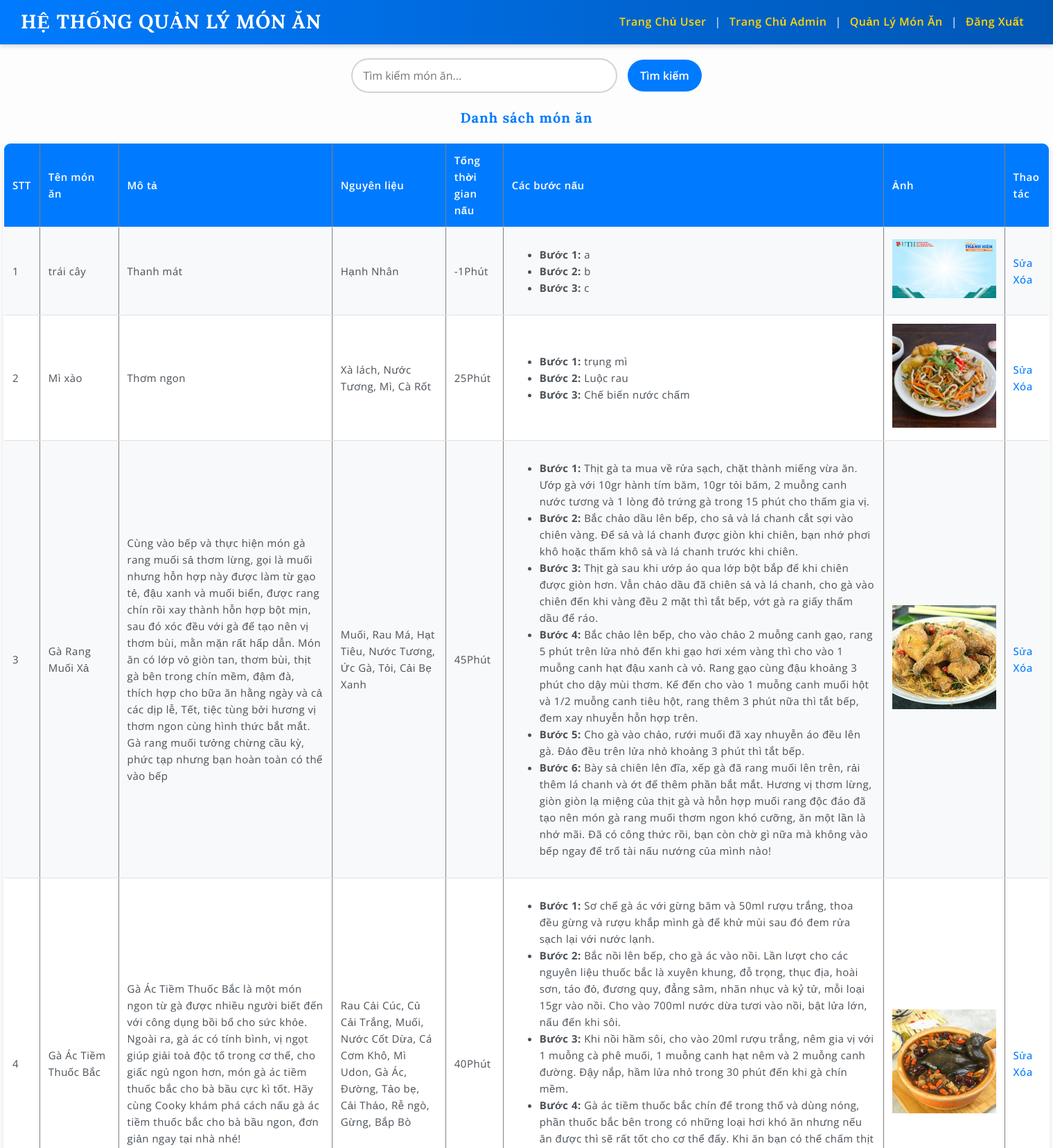
Page /admin/indexadmin.php (signed in, upper part) on the committed database.
### tables this page shows
CREATE TABLE `congthuc` (
  `MaCongThuc` int(11) NOT NULL,
  `TenCongThuc` varchar(100) DEFAULT NULL,
  `MoTa` varchar(1000) DEFAULT NULL,
  `ThoiGianChuanBi` int(11) DEFAULT NULL,
  `TongThoiGianNau` int(11) DEFAULT NULL,
  `PhucVu` int(11) DEFAULT NULL,
  `MaLoaiMonAn` int(11) DEFAULT NULL,
  `TacGia` varchar(50) DEFAULT NULL,
  `AnhChiTiet` varchar(100) DEFAULT NULL
);

CREATE TABLE `cacbuocnau` (
  `MaBuoc` int(11) NOT NULL,
  `MaCongThuc` int(11) NOT NULL,
  `BuocThucHien` int(11) DEFAULT NULL,
  `HuongDan` text DEFAULT NULL
);

### admin/indexadmin.php (the view, shortened to what this page needs)
<?php
include 'connect_db.php';
$searchQuery = '';
if (isset($_GET['query']) && !empty($_GET['query'])) {
    $searchQuery = $conn->real_escape_string($_GET['query']);
    $sql = "SELECT c.MaCongThuc, c.TenCongThuc, c.MoTa, c.TongThoiGianNau, c.AnhChiTiet,
            GROUP_CONCAT(n.TenNguyenLieu SEPARATOR ', ') AS NguyenLieu
            FROM congthuc c
            LEFT JOIN congthuc_nguyenlieu cn ON c.MaCongThuc = cn.MaCongThuc
            LEFT JOIN nguyenlieu n ON cn.MaNguyenLieu = n.MaNguyenLieu
            WHERE c.TenCongThuc REGEXP '$searchQuery'
            GROUP BY c.MaCongThuc
            ORDER BY c.MaCongThuc DESC";
    $result = $conn->query($sql);
    $steps_result = $conn->query("SELECT * FROM cacbuocnau ORDER BY MaCongThuc, BuocThucHien");
    $steps_all = [];
    while ($step = $steps_result->fetch_assoc()) {
        $steps_all[$step['MaCongThuc']][] = $step;
    }
} else {
    $sql = "SELECT c.MaCongThuc, c.TenCongThuc, c.MoTa, c.TongThoiGianNau, c.AnhChiTiet,
            GROUP_CONCAT(n.TenNguyenLieu SEPARATOR ', ') AS NguyenLieu
            FROM congthuc AS c
            LEFT JOIN congthuc_nguyenlieu AS cn ON c.MaCongThuc = cn.MaCongThuc
            LEFT JOIN nguyenlieu AS n ON cn.MaNguyenLieu = n.MaNguyenLieu
            GROUP BY c.MaCongThuc
            ORDER BY c.MaCongThuc DESC";
    $result = $conn->query($sql);
    $steps_result = $conn->query("SELECT * FROM cacbuocnau ORDER BY MaCongThuc, BuocThucHien");
    $steps_all = [];
    while ($step = $steps_result->fetch_assoc()) {
        $steps_all[$step['MaCongThuc']][] = $step;
    }
}
?>
<!DOCTYPE html>
<html lang="vi">
<head>
    <link rel="stylesheet" href="./css/styleindexadmin.css">
</head>
<body>
    <header>
        <h1>Hệ thống quản lý món ăn</h1>
        <nav>
            <a href="../index.php">Trang chủ User</a> |
            <a href="indexadmin.php">Trang chủ Admin</a> |
            <a href="manage.php">Quản lý món ăn</a> |
            <a href="logout.php">Đăng xuất</a>
        </nav>
    </header>
    <form action="indexadmin.php" method="GET">
        <input type="text" name="query" placeholder="Tìm kiếm món ăn..." value="<?php echo htmlspecialchars($searchQuery); ?>">
        <button type="submit">Tìm kiếm</button>
    </form>
    <?php if (!empty($searchQuery)): ?>
        <h3>Kết quả tìm kiếm cho: "<?php echo htmlspecialchars($searchQuery); ?>"</h3>
        <?php if ($result && $result->num_rows > 0): ?>
            <table border="1" cellpadding="5" cellspacing="0">
                <tr>
                    <th>STT</th>
                    <th>Tên món ăn</th>
                    <th>Mô tả</th>
                    <th>Nguyên liệu</th>
                    <th>Tổng thời gian nấu</th>
                    <th>Các bước nấu</th>
                    <th>Ảnh</th>
                    <th>Thao tác</th>
                </tr>
                <?php
                $STT = 1;
                while ($row = $result->fetch_assoc()): ?>
                    <tr>
                        <td><?php echo $STT++; ?></td>
                        <td><?php echo htmlspecialchars($row['TenCongThuc']); ?></td>
                        <td><?php echo htmlspecialchars($row['MoTa']); ?></td>
                        <td><?php echo htmlspecialchars($row['NguyenLieu']); ?></td>
                        <td><?php echo htmlspecialchars($row['TongThoiGianNau']); ?>Phút</td>
                        <td>
                            <?php if (isset($steps_all[$row['MaCongThuc']])): ?>
                                <ul>
                                    <?php foreach ($steps_all[$row['MaCongThuc']] as $step): ?>
                                        <li><strong>Bước <?= $step['BuocThucHien'] ?>:</strong> <?= htmlspecialchars($step['HuongDan']) ?></li>
                                    <?php endforeach; ?>
                                </ul>
                            <?php else: ?>
                                <p>Chưa có bước nấu</p>
                            <?php endif; ?>
                        </td>
                        <td><img src="../main/img/<?php echo htmlspecialchars($row['AnhChiTiet']); ?>" alt="AnhChitTiet" width="150px"></td>
                        <td>
                            <a href="edit.php?id=<?php echo $row['MaCongThuc']; ?>">Sửa</a>
                            <a href="indexadmin.php?id=<?php echo $row['MaCongThuc']; ?>" onclick="return confirm('Bạn có chắc chắn muốn xóa?');">Xóa</a>
                        </td>
                    </tr>
                <?php endwhile; ?>
            </table>
        <?php else: ?>
            <p>Không tìm thấy kết quả nào.</p>
        <?php endif; ?>
    <?php else: ?>
        <h3>Danh sách món ăn</h3>
        <table border="1" cellpadding="5" cellspacing="0">
            <tr>
                <th>STT</th>
                <th>Tên món ăn</th>
                <th>Mô tả</th>
                <th>Nguyên liệu</th>
                <th>Tổng thời gian nấu</th>
                <th>Các bước nấu</th>
                <th>Ảnh</th>
                <th>Thao tác</th>
            </tr>
            <?php if ($result && $result->num_rows > 0): ?>
                <?php
                $STT = 1;
                while ($row = $result->fetch_assoc()): ?>
                    <tr>
                        <td><?php echo $STT++; ?></td>
                        <td><?php echo htmlspecialchars($row['TenCongThuc']); ?></td>
                        <td><?php echo htmlspecialchars($row['MoTa']); ?></td>
                        <td><?php echo htmlspecialchars($row['NguyenLieu']); ?></td>
                        <td><?php echo htmlspecialchars($row['TongThoiGianNau']); ?>Phút</td>
                        <td>
                            <?php if (isset($steps_all[$row['MaCongThuc']])): ?>
                                <ul>
                                    <?php foreach ($steps_all[$row['MaCongThuc']] as $step): ?>
                                        <li><strong>Bước <?= $step['BuocThucHien'] ?>:</strong> <?= htmlspecialchars($step['HuongDan']) ?></li>
                                    <?php endforeach; ?>
                                </ul>
                            <?php else: ?>
                                <p>Chưa có bước nấu</p>
                            <?php endif; ?>
                        </td>
                        <td><img src="../main/img/<?php echo htmlspecialchars($row['AnhChiTiet']); ?>" alt="AnhChitTiet" width="150px"></td>
                        <td>
                            <a href="edit.php?id=<?php echo $row['MaCongThuc']; ?>">Sửa</a>
                            <a href="indexadmin.php?id=<?php echo $row['MaCongThuc']; ?>" onclick="return confirm('Bạn có chắc chắn muốn xóa?');">Xóa</a>
                        </td>
                    </tr>
                <?php endwhile; ?>
            <?php else: ?>
                <tr>
                    <td colspan="5">Không có món ăn nào.</td>
                </tr>
            <?php endif; ?>
        </table>
    <?php endif; ?>
</body>
</html>

### admin/css/styleindexadmin.css (style rules this page uses)
body { font-family: 'Open Sans', Arial, sans-serif; margin: 0; padding: 0; background-color: #fdfdfd; color: #333; line-height: 1.6; letter-spacing: 0.5px; }
header { display: flex; justify-content: space-between; align-items: center; background: linear-gradient(90deg, #007bff, #0056b3); color: white; padding: 15px 30px; box-shadow: 0 3px 6px rgba(0, 0, 0, 0.15); position: sticky; top: 0; z-index: 1000; }
header h1 { margin: 0; font-family: 'Lora', serif; font-size: 28px; font-weight: 700; letter-spacing: 1px; line-height: 1.2; text-transform: uppercase; }
nav { display: flex; align-items: center; }
nav a { color: #ffd700; text-decoration: none; margin: 0 12px; font-weight: 600; font-size: 16px; font-family: 'Open Sans', sans-serif; transition: color 0.3s ease, text-shadow 0.3s ease; text-transform: capitalize; }
form { margin: 20px auto; text-align: center; }
form input[type="text"] { width: 350px; padding: 12px 15px; border: 2px solid #ced4da; border-radius: 25px; outline: none; font-size: 16px; font-family: 'Open Sans', sans-serif; color: #495057; transition: border-color 0.3s ease, box-shadow 0.3s ease; }
form button { padding: 12px 18px; background-color: #007bff; color: white; border: none; border-radius: 25px; margin-left: 10px; font-size: 16px; cursor: pointer; font-family: 'Open Sans', sans-serif; font-weight: 600; transition: background-color 0.3s ease, transform 0.2s ease; }
table { width: 1510px; margin: 20px auto; border-collapse: collapse; background-color: white; box-shadow: 0 4px 10px rgba(0, 0, 0, 0.1); border-radius: 10px; overflow: hidden; font-family: 'Open Sans', sans-serif; }
table th, table td { padding: 12px; text-align: left; border-bottom: 1px solid #dee2e6; font-size: 15px; letter-spacing: 0.5px; }
table th { background-color: #007bff; color: white; font-weight: 600; }
table tr:nth-child(even) { background-color: #f8f9fa; }
table td { color: #495057; }
table a { color: #007bff; text-decoration: none; font-weight: 500; transition: color 0.3s ease; }
h3 { text-align: center; color: #007bff; font-size: 20px; margin: 20px 0; font-family: 'Lora', serif; font-weight: 700; letter-spacing: 1px; }

### rows in the picture
congthuc: TenCongThuc "trái cây", MoTa "Thanh mát", NguyenLieu "Hạnh Nhân", TongThoiGianNau "-1", AnhChiTiet (picture)
cacbuocnau: BuocThucHien "1", HuongDan "a"
cacbuocnau: BuocThucHien "2", HuongDan "b"
cacbuocnau: BuocThucHien "3", HuongDan "c"
congthuc: TenCongThuc "Mì xào", MoTa "Thơm ngon", NguyenLieu "Xà lách, Nước Tương, Mì, Cà Rốt", TongThoiGianNau "25", AnhChiTiet (picture)
cacbuocnau: BuocThucHien "1", HuongDan "trụng mì"
cacbuocnau: BuocThucHien "2", HuongDan "Luộc rau"
cacbuocnau: BuocThucHien "3", HuongDan "Chế biến nước chấm"
congthuc: TenCongThuc "Gà Rang Muối Xả", MoTa "Cùng vào bếp và thực hiện món gà rang muối sả thơm lừng, gọi là muối nhưng hỗn hợp này được làm từ gạo tẻ, đậu xanh và muối biển, được rang chín rồi xay thành hỗn hợp bột mịn, sau đó xóc đều với gà để tạo nên vị thơm bùi, mằn mặn rất hấp dẫn. Món ăn có lớp vỏ giòn tan, thơm bùi, thịt gà bên trong chín mềm, đậm đà, thích hợp cho bữa ăn hằng ngày và cả các dịp lễ, Tết, tiệc tùng bởi hương vị thơm ngon cùng hình thức bắt mắt. Gà rang muối tưởng chừng cầu kỳ, phức tạp nhưng bạn hoàn toàn có thể vào bếp", NguyenLieu "Muối, Rau Má, Hạt Tiêu, Nước Tương, Ức Gà, Tỏi, Cải Bẹ Xanh", TongThoiGianNau "45", AnhChiTiet (picture)
cacbuocnau: BuocThucHien "1", HuongDan "Thịt gà ta mua về rửa sạch, chặt thành miếng vừa ăn. Ướp gà với 10gr hành tím băm, 10gr tỏi băm, 2 muỗng canh nước tương và 1 lòng đỏ trứng gà trong 15 phút cho thấm gia vị."
cacbuocnau: BuocThucHien "2", HuongDan "Bắc chảo dầu lên bếp, cho sả và lá chanh cắt sợi vào chiên vàng. Để sả và lá chanh được giòn khi chiên, bạn nhớ phơi khô hoặc thấm khô sả và lá chanh trước khi chiên."
cacbuocnau: BuocThucHien "3", HuongDan "Thịt gà sau khi ướp áo qua lớp bột bắp để khi chiên được giòn hơn. Vẫn chảo dầu đã chiên sả và lá chanh, cho gà vào chiên đến khi vàng đều 2 mặt thì tắt bếp, vớt gà ra giấy thấm dầu để ráo."
cacbuocnau: BuocThucHien "4", HuongDan "Bắc chảo lên bếp, cho vào chảo 2 muỗng canh gạo, rang 5 phút trên lửa nhỏ đến khi gạo hơi xém vàng thì cho vào 1 muỗng canh hạt đậu xanh cà vỏ. Rang gạo cùng đậu khoảng 3 phút cho dậy mùi thơm. Kế đến cho vào 1 muỗng canh muối hột và 1/2 muỗng canh tiêu hột, rang thêm 3 phút nữa thì tắt bếp, đem xay nhuyễn hỗn hợp trên."
cacbuocnau: BuocThucHien "5", HuongDan "Cho gà vào chảo, rưới muối đã xay nhuyễn áo đều lên gà. Đảo đều trên lửa nhỏ khoảng 3 phút thì tắt bếp."
cacbuocnau: BuocThucHien "6", HuongDan "Bày sả chiên lên đĩa, xếp gà đã rang muối lên trên, rải thêm lá chanh và ớt để thêm phần bắt mắt. Hương vị thơm lừng, giòn giòn lạ miệng của thịt gà và hỗn hợp muối rang độc đáo đã tạo nên món gà rang muối thơm ngon khó cưỡng, ăn một lần là nhớ mãi. Đã có công thức rồi, bạn còn chờ gì nữa mà không vào bếp ngay để trổ tài nấu nướng của mình nào!"
congthuc: TenCongThuc "Gà Ác Tiềm Thuốc Bắc", MoTa "Gà Ác Tiềm Thuốc Bắc là một món ngon từ gà được nhiều người biết đến với công dụng bồi bổ cho sức khỏe. Ngoài ra, gà ác có tính bình, vị ngọt giúp giải toả độc tố trong cơ thể, cho giấc ngủ ngon hơn, món gà ác tiềm thuốc bắc cho bà bầu cực kì tốt. Hãy cùng Cooky khám phá cách nấu gà ác tiềm thuốc bắc cho bà bầu ngon, đơn giản ngay tại nhà nhé!", NguyenLieu "Rau Cải Cúc, Củ Cải Trắng, Muối, Nước Cốt Dừa, Cá Cơm Khô, Mì Udon, Gà Ác, Đường, Tảo bẹ, Cải Thảo, Rễ ngò, Gừng, Bắp Bò", TongThoiGianNau "40", AnhChiTiet (picture)
cacbuocnau: BuocThucHien "1", HuongDan "Sơ chế gà ác với gừng băm và 50ml rượu trắng, thoa đều gừng và rượu khắp mình gà để khử mùi sau đó đem rửa sạch lại với nước lạnh."
cacbuocnau: BuocThucHien "2", HuongDan "Bắc nồi lên bếp, cho gà ác vào nồi. Lần lượt cho các nguyên liệu thuốc bắc là xuyên khung, đỗ trọng, thục địa, hoài sơn, táo đỏ, đương quy, đẳng sâm, nhãn nhục và kỷ tử, mỗi loại 15gr vào nồi. Cho vào 700ml nước dừa tươi vào nồi, bật lửa lớn, nấu đến khi sôi."
cacbuocnau: BuocThucHien "3", HuongDan "Khi nồi hầm sôi, cho vào 20ml rượu trắng, nêm gia vị với 1 muỗng cà phê muối, 1 muỗng canh hạt nêm và 2 muỗng canh đường. Đậy nắp, hầm lửa nhỏ trong 30 phút đến khi gà chín mềm."
cacbuocnau: BuocThucHien "4"
